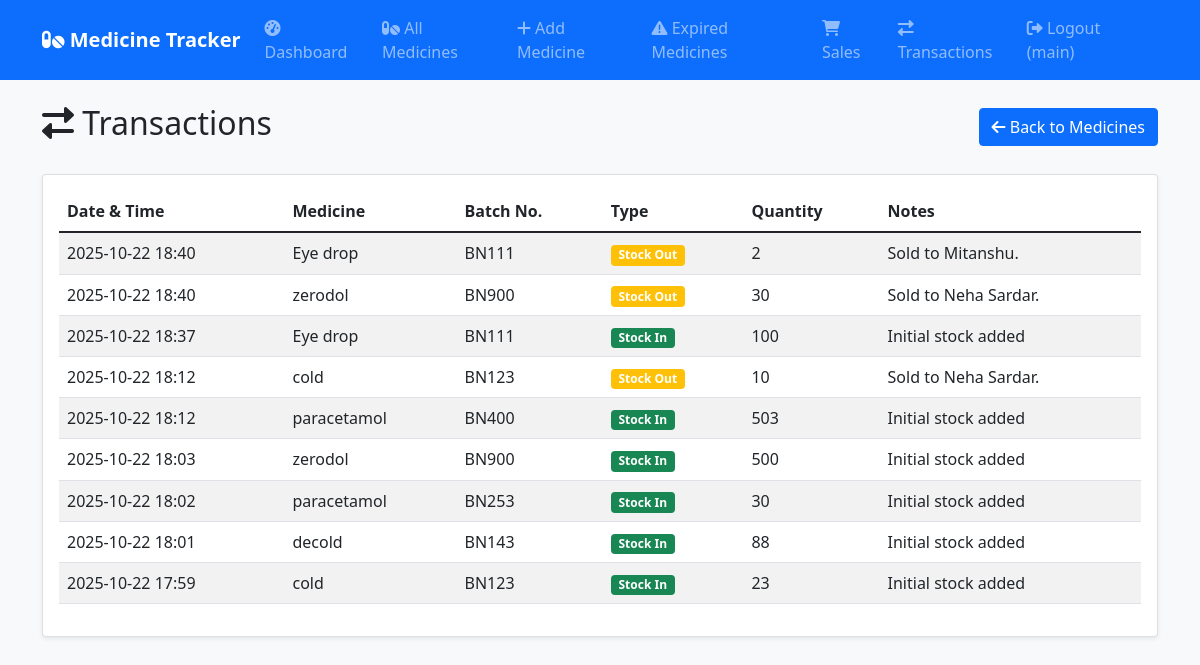
Page /transactions (signed in) on the committed database.
### models.py (models this page shows, shortened)
class User(UserMixin, db.Model):
    id = db.Column(db.Integer, primary_key=True)
    username = db.Column(db.String(80), unique=True, nullable=False)
    email = db.Column(db.String(120), unique=True, nullable=False)
    password_hash = db.Column(db.String(128))
    created_at = db.Column(db.DateTime, default=datetime.utcnow)
    medicines = db.relationship('Medicine', backref='user', lazy=True)
    transactions = db.relationship('Transaction', backref='user', lazy=True)
    sales = db.relationship('Sale', backref='user', lazy=True)

class Transaction(db.Model):
    id = db.Column(db.Integer, primary_key=True)
    medicine_id = db.Column(db.Integer, db.ForeignKey('medicine.id'), nullable=False)
    user_id = db.Column(db.Integer, db.ForeignKey('user.id'), nullable=False)
    transaction_type = db.Column(db.String(10), nullable=False)  # 'in' or 'out'
    quantity = db.Column(db.Integer, nullable=False)
    transaction_date = db.Column(db.DateTime, default=datetime.utcnow)
    notes = db.Column(db.String(200))

class Medicine(db.Model):
    id = db.Column(db.Integer, primary_key=True)
    name = db.Column(db.String(100), nullable=False)
    batch_number = db.Column(db.String(50), nullable=False)
    category = db.Column(db.String(50), nullable=False, default='tablet')
    quantity = db.Column(db.Integer, nullable=False)
    price = db.Column(db.Float, nullable=False)
    expiry_date = db.Column(db.Date, nullable=False)
    low_stock_alert = db.Column(db.Integer, default=10)
    created_at = db.Column(db.DateTime, default=datetime.utcnow)
    user_id = db.Column(db.Integer, db.ForeignKey('user.id'), nullable=False)
    transactions = db.relationship('Transaction', backref='medicine', lazy=True)
    sales = db.relationship('Sale', backref='medicine', lazy=True)

### app.py (the view)
@app.route('/transactions')
@login_required
def transactions():
    transactions_list = Transaction.query.join(Medicine).filter(
        Medicine.user_id == current_user.id
    ).order_by(Transaction.transaction_date.desc()).all()
    return render_template('transactions.html', transactions=transactions_list)

### app.py (called while the page is built)
@login_manager.user_loader
def load_user(user_id):
    return User.query.get(int(user_id))

@app.context_processor
def inject_current_date():
    from datetime import date
    return {'current_date': date.today()}

@app.context_processor
def inject_navigation():
    categories = ['tablet', 'syrup', 'capsule', 'ointment', 'injection', 'drops', 'inhaler', 'cream', 'gel', 'powder']
    return {
        'navigation': [
            {'name': 'Dashboard', 'url': url_for('dashboard'), 'icon': 'fas fa-tachometer-alt'},
            {'name': 'All Medicines', 'url': url_for('medicines'), 'icon': 'fas fa-pills'},
            {'name': 'Add Medicine', 'url': url_for('add_medicine'), 'icon': 'fas fa-plus'},
            {'name': 'Expired Medicines', 'url': url_for('expired_medicines'), 'icon': 'fas fa-exclamation-triangle'},
            {'name': 'Sales', 'url': url_for('sales'), 'icon': 'fas fa-shopping-cart'},
            {'name': 'Transactions', 'url': url_for('transactions'), 'icon': 'fas fa-exchange-alt'},
        ],
        'categories': categories
    }

### Templates/transactions.html
{% extends "base.html" %}
{% block content %}
<div class="d-flex justify-content-between align-items-center mb-4">
    <h2><i class="fas fa-exchange-alt"></i> Transactions</h2>
    <a href="{{ url_for('medicines') }}" class="btn btn-primary">
        <i class="fas fa-arrow-left"></i> Back to Medicines
    </a>
</div>
<div class="card">
    <div class="card-body">
        {% if transactions %}
        <div class="table-responsive">
            <table class="table table-striped">
                <thead>
                    <tr>
                        <th>Date & Time</th>
                        <th>Medicine</th>
                        <th>Batch No.</th>
                        <th>Type</th>
                        <th>Quantity</th>
                        <th>Notes</th>
                    </tr>
                </thead>
                <tbody>
                    {% for transaction in transactions %}
                    <tr>
                        <td>{{ transaction.transaction_date.strftime('%Y-%m-%d %H:%M') }}</td>
                        <td>{{ transaction.medicine.name }}</td>
                        <td>{{ transaction.medicine.batch_number }}</td>
                        <td>
                            {% if transaction.transaction_type == 'in' %}
                                <span class="badge bg-success">Stock In</span>
                            {% else %}
                                <span class="badge bg-warning">Stock Out</span>
                            {% endif %}
                        </td>
                        <td>{{ transaction.quantity }}</td>
                        <td>{{ transaction.notes or '-' }}</td>
                    </tr>
                    {% endfor %}
                </tbody>
            </table>
        </div>
        {% else %}
        <div class="text-center py-4">
            <i class="fas fa-exchange-alt fa-3x text-muted mb-3"></i>
            <p class="text-muted">No transactions found.</p>
        </div>
        {% endif %}
    </div>
</div>
{% endblock %}

### Templates/base.html (shortened to what this page needs)
<!DOCTYPE html>
<html lang="en">
<head>
    <link href="https://cdn.jsdelivr.net/npm/bootstrap@5.1.3/dist/css/bootstrap.min.css" rel="stylesheet">
    <link href="https://cdnjs.cloudflare.com/ajax/libs/font-awesome/6.0.0/css/all.min.css" rel="stylesheet">
    <link href="{{ url_for('static', filename='style.css') }}" rel="stylesheet">
</head>
<body>
    <nav class="navbar navbar-expand-lg navbar-dark bg-primary">
        <div class="container">
            <a class="navbar-brand" href="{{ url_for('dashboard') }}">
                <i class="fas fa-pills"></i> Medicine Tracker
            </a>
            {% if current_user.is_authenticated %}
            <div class="collapse navbar-collapse" id="navbarNav">
                <ul class="navbar-nav me-auto">
                    {% for item in navigation %}
                    <li class="nav-item">
                        <a class="nav-link" href="{{ item.url }}">
                            <i class="{{ item.icon }}"></i> {{ item.name }}
                        </a>
                    </li>
                    {% endfor %}
                </ul>
                <div class="navbar-nav">
                    <a class="nav-link" href="{{ url_for('logout') }}">
                        <i class="fas fa-sign-out-alt"></i> Logout ({{ current_user.username }})
                    </a>
                </div>
            </div>
            {% endif %}
        </div>
    </nav>
    <div class="container mt-4">
        {% block content %}{% endblock %}
    </div>
</body>
</html>

### Static/style.css (style rules this page uses)
body { background-color: #f8f9fa; }
.card { box-shadow: 0 0.125rem 0.25rem rgba(0, 0, 0, 0.075); border: 1px solid rgba(0, 0, 0, 0.125); }
.navbar-brand { font-weight: bold; }
.table th { border-top: none; font-weight: 600; }
.badge { font-size: 0.75em; }

### rows in the picture
User: username "main"
Transaction: transaction_type "Stock Out"
Transaction: transaction_type "Stock Out"
Transaction: transaction_type "Stock In"
Transaction: transaction_type "Stock Out"
Transaction: transaction_type "Stock In"
Transaction: transaction_type "Stock In"
Transaction: transaction_type "Stock In"
Transaction: transaction_type "Stock In"
Transaction: transaction_type "Stock In"

### other values in the picture
{{ item.name }} "Dashboard" "All Medicines" "Add Medicine" "Expired Medicines" "Sales" "Transactions"
